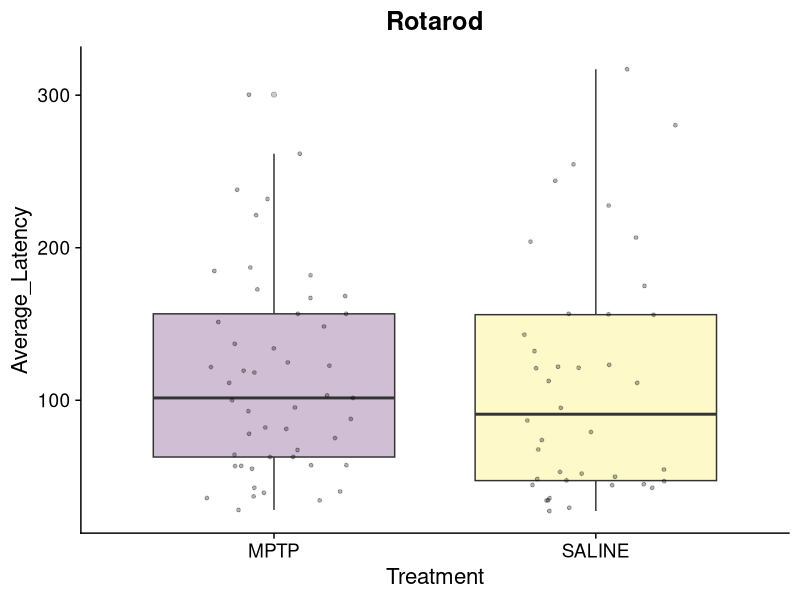
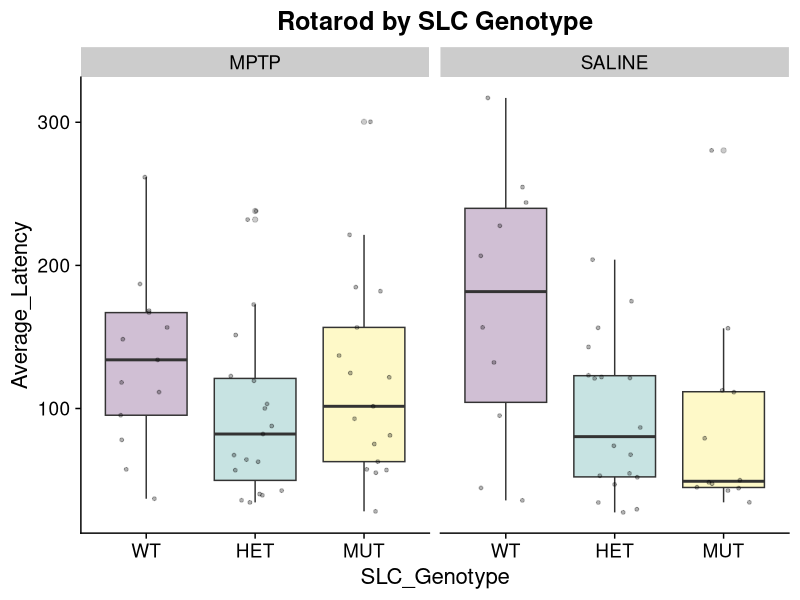
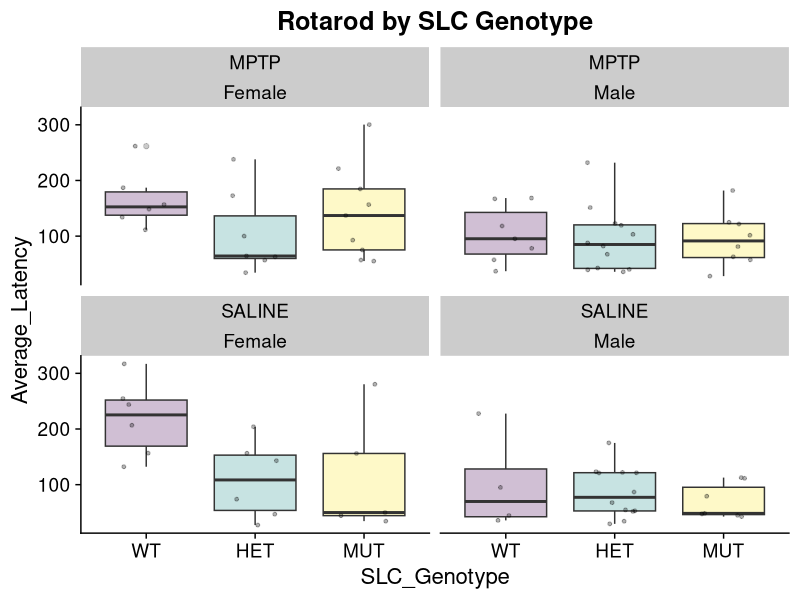

Generate these figures, in order, with R: (Note: this script raises an error after producing the figures.)
library(here)
library(ggplot2)
library(rlang)
library(rstatix)  
library(nlme)
library(cowplot)
library(ggbeeswarm)
library(ggpubr)
library(ggsignif)
library(knitr)


data <- readr::read_csv(here("Analysis_Files", "MPTP","MPTP_Rotarod.csv"))
data$SLC_Genotype <- factor(data$SLC_Genotype, levels=c("WT", "HET", "MUT"))

generate_boxplots <- function(input_data, X, Y, min,max){
  data<-as.data.frame(input_data)
  #Ensure correct ordering of levels 
  data$SLC_Genotype <- factor(data$SLC_Genotype, levels = c("WT", "HET", "MUT"))
  
  ggplot(data=data,aes(x={{X}},y={{Y}}, fill={{X}})) + 
    #geom_violin(alpha=0.25,position=position_dodge(width=.75),size=1,color="black",draw_quantiles=c(0.5))+
    geom_boxplot(alpha=0.25)+ 
    #geom_quasirandom(alpha=0.1)+
    scale_fill_viridis_d()+
    geom_point(size=1,position=position_jitter(width=0.25),alpha=0.3)+
    theme_cowplot(16) +
    #ylim(min,max)+
    theme(legend.position = "none") 
  
  
}


cs_rota_all_slc_posvneg <- generate_boxplots(data, Treatment, Average_Latency,0,550) + 
  ggtitle("Rotarod")+
  theme(plot.title = element_text(hjust = 0.5))
cs_rota_slc_posvneg <- generate_boxplots(data, SLC_Genotype, Average_Latency,0,550) + facet_wrap(~Treatment)+
  ggtitle("Rotarod by SLC Genotype")+
  theme(plot.title = element_text(hjust = 0.5))
cs_rota_slc_posvneg_sex <- generate_boxplots(data, SLC_Genotype, Average_Latency,0,550) + 
  facet_wrap(Treatment~Sex,ncol=2) +
  ggtitle("Rotarod by SLC Genotype")+
  theme(plot.title = element_text(hjust = 0.5))


### Statistics ---

## LM on Full Dataset --
all <- lm(Average_Latency ~Treatment + Weight + SLC_Genotype + Sex, data = data)
summary(all)
interact <- lm(Average_Latency ~Treatment*SLC_Genotype + Weight + Sex, data = data)
summary(interact)


# Save outputs -
# Open a connection to a text file
sink("Statistics/MPTP/Rotarod_Stats.md")
cat("Summary for all data, Tg + vs Tg -:\n")
print(summary(all))
cat("\n\nSummary for SLC_Genotype*Treatment Interaction:")
print(summary(interact))
sink()

## LM on Dataset Stratified by Treatment--
all_p <- lm(Average_Latency ~ Day+ Weight + SLC_Genotype + Sex, data =  subset(data, Treatment == "MPTP"))
summary(all_p)
all_n <- lm(Average_Latency ~ Day+ Weight + SLC_Genotype + Sex, data =  subset(data, Treatment == "Negative"))
summary(all_n)
lm_day1_p <- lm(Average_Latency ~  Weight + SLC_Genotype + Sex, data = subset(data, Day == "One" & Treatment == "MPTP"))
summary(lm_day1_p)
lm_day1_n <- lm(Average_Latency ~  Weight + SLC_Genotype + Sex, data = subset(data, Day == "One" & Treatment == "Negative"))
summary(lm_day1_n)
lm_day2_p <- lm(Average_Latency ~  Weight + SLC_Genotype + Sex , data = subset(data, Day == "Two" & Treatment == "MPTP"))
summary(lm_day2_p)
lm_day2_n <- lm(Average_Latency ~  Weight + SLC_Genotype + Sex , data = subset(data, Day == "Two" & Treatment == "Negative"))
summary(lm_day2_n)
lm_day3_p <- lm(Average_Latency ~ Weight + SLC_Genotype + Sex , data = subset(data, Day == "Three" & Treatment == "MPTP"))
summary(lm_day3_p)
lm_day3_n <- lm(Average_Latency ~ Weight + SLC_Genotype + Sex , data = subset(data, Day == "Three" & Treatment == "Negative"))
summary(lm_day3_n)

lm_day1_p_f <- lm(Average_Latency ~  Weight + SLC_Genotype, data = subset(data, Day == "One" & Treatment == "MPTP" & Sex =="Female"))
summary(lm_day1_p_f)
lm_day1_n_f <- lm(Average_Latency ~  Weight + SLC_Genotype, data = subset(data, Day == "One" & Treatment == "Negative" & Sex == "Female"))
summary(lm_day1_n_f)
lm_day2_p_f <- lm(Average_Latency ~  Weight + SLC_Genotype, data = subset(data, Day == "Two" & Treatment == "MPTP" & Sex =="Female"))
summary(lm_day2_p_f)
lm_day2_n_f <- lm(Average_Latency ~  Weight + SLC_Genotype, data = subset(data, Day == "Two" & Treatment == "Negative" & Sex == "Female"))
summary(lm_day2_n_f)
lm_day3_p_f <- lm(Average_Latency ~ Weight + SLC_Genotype, data = subset(data, Day == "Three" & Treatment == "MPTP" & Sex == "Female"))
summary(lm_day3_p_f)
lm_day3_n_f <- lm(Average_Latency ~ Weight + SLC_Genotype, data = subset(data, Day == "Three" & Treatment == "Negative" & Sex == "Female"))
summary(lm_day3_n_f)

lm_day1_p_m <- lm(Average_Latency ~  Weight + SLC_Genotype, data = subset(data, Day == "One" & Treatment == "MPTP" & Sex =="Male"))
summary(lm_day1_p_m)
lm_day1_n_m <- lm(Average_Latency ~  Weight + SLC_Genotype, data = subset(data, Day == "One" & Treatment == "Negative" & Sex == "Male"))
summary(lm_day1_n_m)
lm_day2_p_m <- lm(Average_Latency ~  Weight + SLC_Genotype, data = subset(data, Day == "Two" & Treatment == "MPTP" & Sex =="Male"))
summary(lm_day2_p_m)
lm_day2_n_m <- lm(Average_Latency ~  Weight + SLC_Genotype, data = subset(data, Day == "Two" & Treatment == "Negative" & Sex == "Male"))
summary(lm_day2_n_m)
lm_day3_p_m <- lm(Average_Latency ~ Weight + SLC_Genotype, data = subset(data, Day == "Three" & Treatment == "MPTP" & Sex == "Male"))
summary(lm_day3_p_m)
lm_day3_n_m <- lm(Average_Latency ~ Weight + SLC_Genotype, data = subset(data, Day == "Three" & Treatment == "Negative" & Sex == "Male"))
summary(lm_day3_n_m)
# Save outputs -
sink("Rotarod_Stats.md")
cat("\n\nSummary for all days, Tg Pos:\n")
print(summary(all_p))
cat("\n\nSummary for all days, Tg Neg:\n")
print(summary(all_n))
cat("\n\nSummary for Day 1, Tg Pos:\n")
print(summary(lm_day1_p))
cat("\n\nSummary for Day 1, Tg Neg:\n")
print(summary(lm_day1_n))
cat("\n\nSummary for Day 2, Tg Pos:\n")
print(summary(lm_day2_p))
cat("\n\nSummary for Day 2, Tg Neg:\n")
print(summary(lm_day2_n))
cat("\n\nSummary for Day 3, Tg Pos:\n")
print(summary(lm_day3_p))
cat("\n\nSummary for Day 3, Tg Neg:\n")
print(summary(lm_day3_n))
sink()

## LMEM on full dataset --
# Tg + vs Tg - 
lme_model <- lme(Average_Latency ~ Treatment*Day + Weight + SLC_Genotype + Sex, 
                 random = ~ 1 | MouseID, 
                 data = data)
summary(lme_model)

# SLC Genotype given Tg Status
lme_model_p <- lme(Average_Latency ~ SLC_Genotype*Day + Weight + SLC_Genotype + Sex, 
                 random = ~ 1 | MouseID, 
                 data = subset(data,Treatment =="MPTP"))
summary(lme_model_p)
lme_model_n <- lme(Average_Latency ~ SLC_Genotype*Day + Weight + SLC_Genotype + Sex, 
                   random = ~ 1 | MouseID, 
                   data = subset(data,Treatment =="Negative"))
summary(lme_model_n)

# Save outputs -
sink("Rotarod_Stats.md")
cat("\n\nLMEM on Full Dataset, Tg + vs Tg -:\n")
print(summary(lme_model))
cat("\n\nLMEM on Tg Pos:\n")
print(summary(lme_model_p))
cat("\n\nLMEM on Tg Neg:\n")
print(summary(lme_model_n))
sink()
